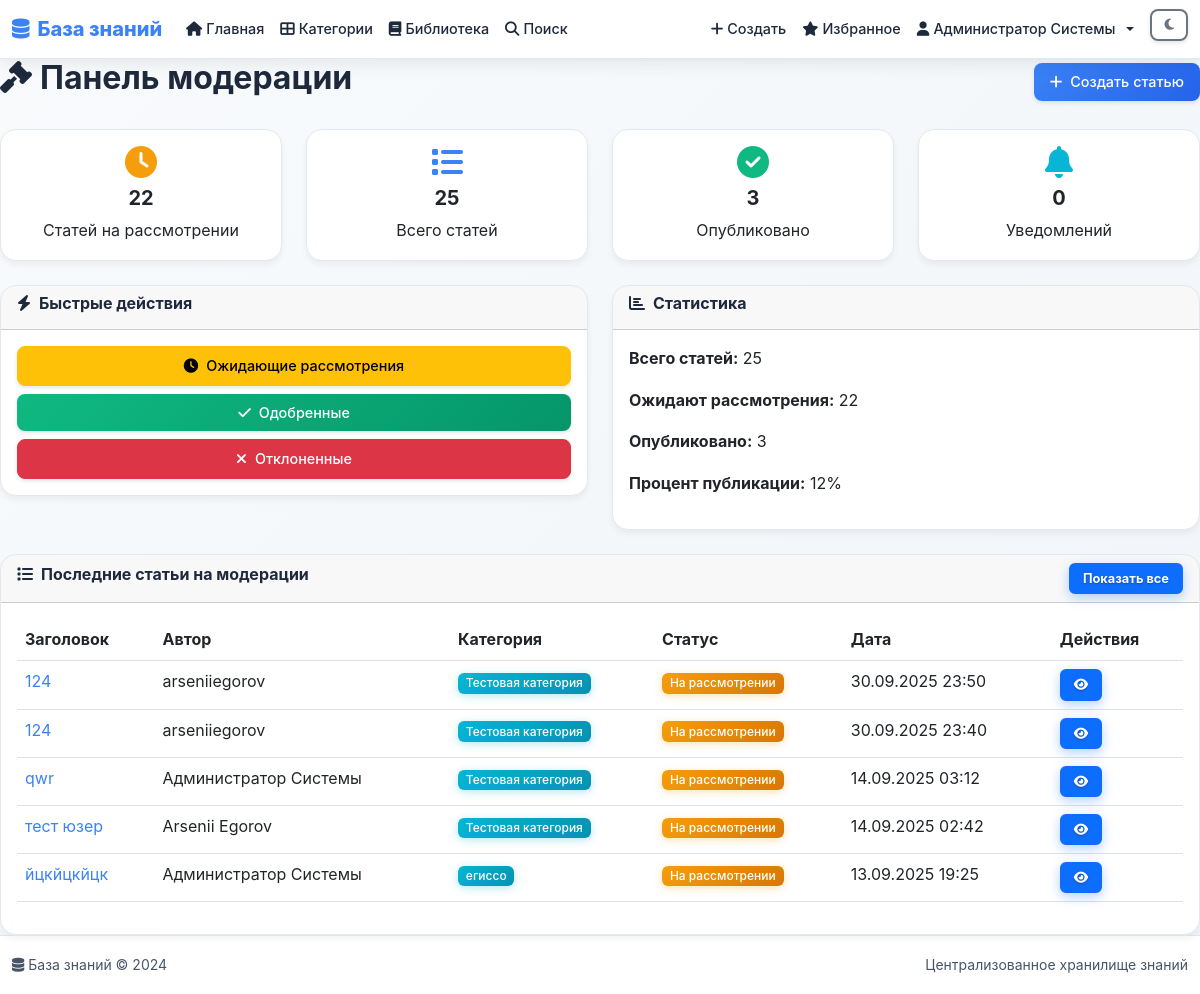
The page /moderation/ (signed in) on the database its author committed.
### accounts/models.py (models this page shows, shortened)
class User(AbstractUser):
    ROLE_CHOICES = [
        ('user', 'Пользователь'),
        ('editor', 'Редактор'),
        ('admin', 'Администратор'),
    ]
    first_name = models.CharField(max_length=30, blank=True, verbose_name='Имя')
    last_name = models.CharField(max_length=30, blank=True, verbose_name='Фамилия')
    username = models.CharField(max_length=150, unique=True, verbose_name='Имя пользователя')
    email = models.EmailField(blank=True, verbose_name='Email')
    role = models.CharField(
        max_length=10,
        choices=ROLE_CHOICES,
        default='user',
        verbose_name='Роль'
    )
    phone = models.CharField(max_length=20, blank=True, verbose_name='Телефон')
    avatar = models.ImageField(
        upload_to='avatars/',
        blank=True,
        null=True,
        verbose_name='Аватар'
    )
    bio = models.TextField(blank=True, verbose_name='О себе')
    is_verified = models.BooleanField(default=False, verbose_name='Подтвержден')
    created_at = models.DateTimeField(auto_now_add=True, verbose_name='Дата создания')
    updated_at = models.DateTimeField(auto_now=True, verbose_name='Дата обновления')
    USERNAME_FIELD = 'username'
    REQUIRED_FIELDS = []
    class Meta:
        verbose_name = 'Пользователь'
        verbose_name_plural = 'Пользователи'
        ordering = ['-created_at']
    @property
    def is_editor(self):
        return self.role in ['editor', 'admin']
    def get_full_name(self):
        return f"{self.first_name} {self.last_name}".strip() or self.username

### knowledge/models.py (models this page shows, shortened)
class Article(models.Model):
    STATUS_CHOICES = [
        ('draft', 'Черновик'),
        ('pending', 'На рассмотрении'),
        ('published', 'Опубликовано'),
        ('archived', 'Архив'),
    ]
    title = models.CharField(max_length=200, verbose_name='Заголовок')
    slug = models.SlugField(unique=True, verbose_name='URL')
    content = models.TextField(verbose_name='Содержание')
    excerpt = models.TextField(max_length=500, blank=True, verbose_name='Краткое описание')
    category = models.ForeignKey(
        Category,
        on_delete=models.CASCADE,
        related_name='articles',
        verbose_name='Категория'
    )
    author = models.ForeignKey(
        User,
        on_delete=models.CASCADE,
        related_name='authored_articles',
        verbose_name='Автор'
    )
    status = models.CharField(
        max_length=10,
        choices=STATUS_CHOICES,
        default='draft',
        verbose_name='Статус'
    )
    tags = models.CharField(max_length=200, blank=True, verbose_name='Теги')
    views_count = models.PositiveIntegerField(default=0, verbose_name='Просмотры')
    is_featured = models.BooleanField(default=False, verbose_name='Рекомендуемая')
    allow_comments = models.BooleanField(default=True, verbose_name='Разрешить комментарии')
    created_at = models.DateTimeField(auto_now_add=True, verbose_name='Дата создания')
    updated_at = models.DateTimeField(auto_now=True, verbose_name='Дата обновления')
    published_at = models.DateTimeField(null=True, blank=True, verbose_name='Дата публикации')
    class Meta:
        verbose_name = 'Статья'
        verbose_name_plural = 'Статьи'
        ordering = ['-created_at']

class Category(models.Model):
    name = models.CharField(max_length=100, verbose_name='Название')
    slug = models.SlugField(unique=True, verbose_name='URL')
    description = models.TextField(blank=True, verbose_name='Описание')
    icon = models.CharField(max_length=50, blank=True, verbose_name='Иконка')
    color = models.CharField(max_length=7, default='#007bff', verbose_name='Цвет')
    is_active = models.BooleanField(default=True, verbose_name='Активна')
    order = models.PositiveIntegerField(default=0, verbose_name='Порядок')
    created_at = models.DateTimeField(auto_now_add=True, verbose_name='Дата создания')
    updated_at = models.DateTimeField(auto_now=True, verbose_name='Дата обновления')
    class Meta:
        verbose_name = 'Категория'
        verbose_name_plural = 'Категории'
        ordering = ['order', 'name']

### moderation/views.py (the view)
# urls.py: path('', views.moderation_dashboard, name='dashboard'),
@login_required
def moderation_dashboard(request):
    if not request.user.is_editor:
        messages.error(request, 'У вас нет прав для доступа к панели модерации.')
        return redirect('knowledge:home')
    pending_articles = Article.objects.filter(status='pending').count()
    total_articles = Article.objects.count()
    published_articles = Article.objects.filter(status='published').count()
    recent_articles = Article.objects.filter(
        status='pending'
    ).order_by('-created_at')[:5]
    context = {
        'pending_articles': pending_articles,
        'total_articles': total_articles,
        'published_articles': published_articles,
        'recent_articles': recent_articles,
    }
    return render(request, 'moderation/dashboard.html', context)

### templates/moderation/dashboard.html (shortened to what this page needs)
{% extends 'base.html' %}
{% block content %}
<div class="d-flex justify-content-between align-items-center mb-4">
    <h2><i class="fas fa-gavel me-2"></i>Панель модерации</h2>
    <a href="{% url 'knowledge:create_article' %}" class="btn btn-primary">
        <i class="fas fa-plus me-2"></i>Создать статью
    </a>
</div>
<div class="row mb-4">
    <div class="col-md-3">
        <div class="card text-center">
            <div class="card-body">
                <i class="fas fa-clock fa-2x text-warning mb-2"></i>
                <h5 class="card-title">{{ pending_articles }}</h5>
                <p class="card-text">Статей на рассмотрении</p>
            </div>
        </div>
    </div>
    <div class="col-md-3">
        <div class="card text-center">
            <div class="card-body">
                <i class="fas fa-list fa-2x text-primary mb-2"></i>
                <h5 class="card-title">{{ total_articles }}</h5>
                <p class="card-text">Всего статей</p>
            </div>
        </div>
    </div>
    <div class="col-md-3">
        <div class="card text-center">
            <div class="card-body">
                <i class="fas fa-check-circle fa-2x text-success mb-2"></i>
                <h5 class="card-title">{{ published_articles }}</h5>
                <p class="card-text">Опубликовано</p>
            </div>
        </div>
    </div>
    <div class="col-md-3">
        <div class="card text-center">
            <div class="card-body">
                <i class="fas fa-bell fa-2x text-info mb-2"></i>
                <h5 class="card-title">0</h5>
                <p class="card-text">Уведомлений</p>
            </div>
        </div>
    </div>
</div>
<div class="row mb-4">
    <div class="col-md-6">
        <div class="card">
            <div class="card-header">
                <h6><i class="fas fa-bolt me-2"></i>Быстрые действия</h6>
            </div>
            <div class="card-body">
                <div class="d-grid gap-2">
                    <a href="{% url 'moderation:suggestion_list' %}?status=pending" class="btn btn-warning">
                        <i class="fas fa-clock me-2"></i>Ожидающие рассмотрения
                    </a>
                    <a href="{% url 'moderation:suggestion_list' %}?status=approved" class="btn btn-success">
                        <i class="fas fa-check me-2"></i>Одобренные
                    </a>
                    <a href="{% url 'moderation:suggestion_list' %}?status=rejected" class="btn btn-danger">
                        <i class="fas fa-times me-2"></i>Отклоненные
                    </a>
                </div>
            </div>
        </div>
    </div>
    <div class="col-md-6">
        <div class="card">
            <div class="card-header">
                <h6><i class="fas fa-chart-bar me-2"></i>Статистика</h6>
            </div>
            <div class="card-body">
                <p><strong>Всего статей:</strong> {{ total_articles }}</p>
                <p><strong>Ожидают рассмотрения:</strong> {{ pending_articles }}</p>
                <p><strong>Опубликовано:</strong> {{ published_articles }}</p>
                <p><strong>Процент публикации:</strong>
                    {% if total_articles > 0 %}
                        {% widthratio published_articles total_articles 100 %}%
                    {% else %}
                        0%
                    {% endif %}
                </p>
            </div>
        </div>
    </div>
</div>
{% if recent_articles %}
    <div class="card">
        <div class="card-header d-flex justify-content-between align-items-center">
            <h6><i class="fas fa-list me-2"></i>Последние статьи на модерации</h6>
            <a href="{% url 'moderation:suggestion_list' %}" class="btn btn-sm btn-outline-primary">
                Показать все
            </a>
        </div>
        <div class="card-body">
            <div class="table-responsive">
                <table class="table table-hover">
                    <thead>
                        <tr>
                            <th>Заголовок</th>
                            <th>Автор</th>
                            <th>Категория</th>
                            <th>Статус</th>
                            <th>Дата</th>
                            <th>Действия</th>
                        </tr>
                    </thead>
                    <tbody>
                        {% for article in recent_articles %}
                            <tr>
                                <td>
                                    <a href="{% url 'knowledge:article_detail' article.slug %}"
                                       class="text-decoration-none">
                                        {{ article.title|truncatechars:50 }}
                                    </a>
                                </td>
                                <td>{{ article.author.get_full_name }}</td>
                                <td>
                                    <span class="badge bg-info">
                                        {{ article.category.name }}
                                    </span>
                                </td>
                                <td>
                                    <span class="badge bg-warning">{{ article.get_status_display }}</span>
                                </td>
                                <td>{{ article.created_at|date:"d.m.Y H:i" }}</td>
                                <td>
                                    <a href="{% url 'knowledge:article_detail' article.slug %}"
                                       class="btn btn-sm btn-outline-primary">
                                        <i class="fas fa-eye"></i>
                                    </a>
                                </td>
                            </tr>
                        {% endfor %}
                    </tbody>
                </table>
            </div>
        </div>
    </div>
{% endif %}
{% endblock %}

### templates/base.html (shortened to what this page needs)
<!DOCTYPE html>
<html lang="ru" data-bs-theme="light">
<head>
    {% load static %}
    <link href="https://cdn.jsdelivr.net/npm/bootstrap@5.3.0/dist/css/bootstrap.min.css" rel="stylesheet">
    <link href="https://cdnjs.cloudflare.com/ajax/libs/font-awesome/6.4.0/css/all.min.css" rel="stylesheet">
    <link href="{% static 'css/prosemirror.css' %}" rel="stylesheet">
</head>
<body>
    <nav class="navbar navbar-expand-lg navbar-light">
        <div class="container">
            <a class="navbar-brand" href="{% url 'knowledge:home' %}">
                <i class="fas fa-database me-2"></i>База знаний
            </a>
            <div class="collapse navbar-collapse" id="navbarNav">
                <ul class="navbar-nav me-auto">
                    <li class="nav-item">
                        <a class="nav-link" href="{% url 'knowledge:home' %}">
                            <i class="fas fa-home me-1"></i>Главная
                        </a>
                    </li>
                    <li class="nav-item">
                        <a class="nav-link" href="{% url 'knowledge:category_list' %}">
                            <i class="fas fa-th-large me-1"></i>Категории
                        </a>
                    </li>
                    <li class="nav-item">
                        <a class="nav-link" href="{% url 'books:book_list' %}">
                            <i class="fas fa-book me-1"></i>Библиотека
                        </a>
                    </li>
                    <li class="nav-item">
                        <a class="nav-link" href="{% url 'knowledge:search' %}">
                            <i class="fas fa-search me-1"></i>Поиск
                        </a>
                    </li>
                </ul>
                <ul class="navbar-nav">
                    {% if user.is_authenticated %}
                        <li class="nav-item">
                            <a class="nav-link" href="{% url 'knowledge:create_article' %}" title="Создать статью">
                                <i class="fas fa-plus me-1"></i>Создать
                            </a>
                        </li>
                        <li class="nav-item">
                            <a class="nav-link" href="{% url 'knowledge:my_favorites' %}" title="Избранное">
                                <i class="fas fa-star me-1"></i>Избранное
                            </a>
                        </li>
                        <li class="nav-item dropdown">
                            <a class="nav-link dropdown-toggle" href="#" id="navbarDropdown" role="button" data-bs-toggle="dropdown" aria-expanded="false">
                                <i class="fas fa-user me-1"></i>{{ user.get_full_name|default:user.username }}
                            </a>
                        </li>
                        <li class="nav-item">
                            <button class="btn btn-outline-secondary btn-sm ms-2" id="theme-toggle" title="Переключить тему">
                                <i class="fas fa-moon" id="theme-icon"></i>
                            </button>
                        </li>
                    {% endif %}
                </ul>
            </div>
        </div>
    </nav>
    <main class="main-content">
        {% block content %}{% endblock %}
    </main>
    <footer class="footer">
        <div class="container-fluid">
            <div class="row align-items-center">
                <div class="col-md-6">
                    <small><i class="fas fa-database me-1"></i>База знаний &copy; 2024</small>
                </div>
                <div class="col-md-6 text-end">
                    <small>Централизованное хранилище знаний</small>
                </div>
            </div>
        </div>
    </footer>
</body>
</html>

### rows shown on the page
User: get_full_name "Администратор Системы"
Article: title "124", author.get_full_name "arseniiegorov", category.name "Тестовая категория", status "На рассмотрении", created_at "30.09.2025 23:50"
Article: title "124", author.get_full_name "arseniiegorov", category.name "Тестовая категория", status "На рассмотрении", created_at "30.09.2025 23:40"
Article: title "qwr", author.get_full_name "Администратор Системы", category.name "Тестовая категория", status "На рассмотрении", created_at "14.09.2025 03:12"
Article: title "тест юзер", author.get_full_name "Arsenii Egorov", category.name "Тестовая категория", status "На рассмотрении", created_at "14.09.2025 02:42"
Article: title "йцкйцкйцк", author.get_full_name "Администратор Системы", category.name "егиссо", status "На рассмотрении", created_at "13.09.2025 19:25"

### other values the page prints
{{ pending_articles }} "22"
{{ total_articles }} "25"
{{ published_articles }} "3"
